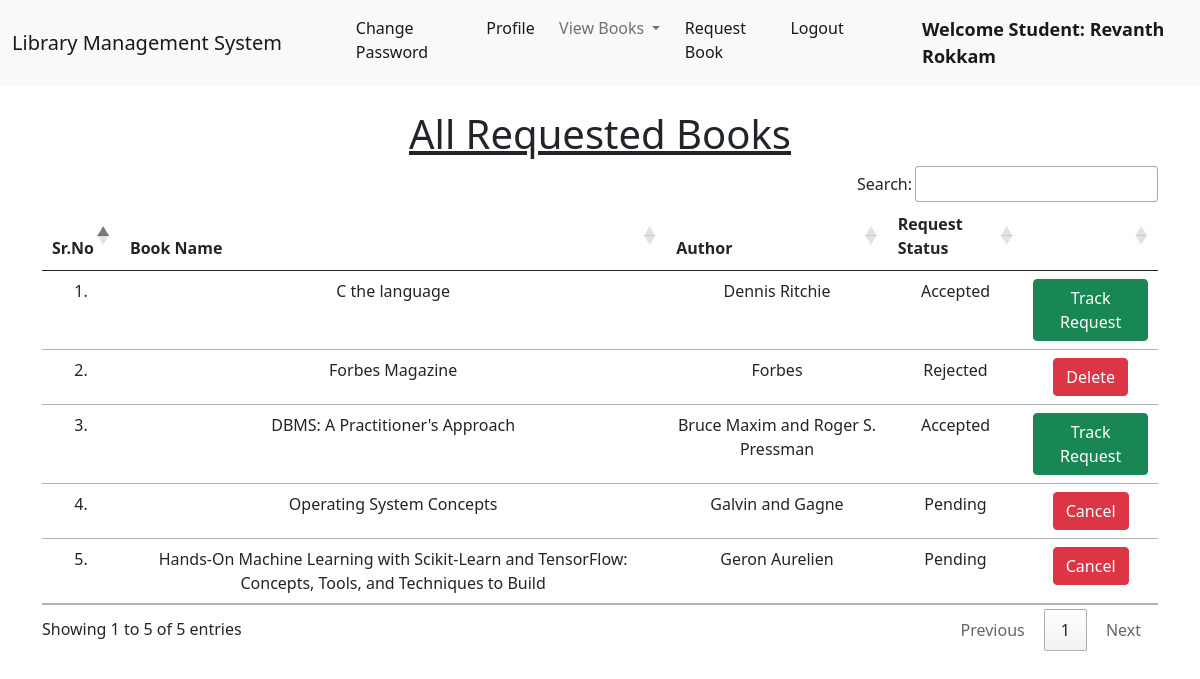
The page /student_requested_books/ (signed in) on the database its author committed.
### base/models.py (models this page shows)
class RequestBook(models.Model):
    student_id = models.CharField(max_length=100, blank=True)
    student_dept = models.CharField(max_length=100, blank=True)
    book_name = models.CharField(max_length=100, blank=True)
    author_name = models.CharField(max_length=100, blank=True)
    reason = models.CharField(max_length=600, blank=True)
    status = models.CharField(max_length=100, default="Pending")
    date_of_request = models.DateField(auto_now=True)

### base/views.py (the view)
# urls.py: path("student_requested_books/", views.student_requested_books, name="student_requested_books"),
@login_required(login_url = '/student_login')
def student_requested_books(request):
    student = Student.objects.filter(user_id=request.user.id).first()
    requestedBooks = RequestBook.objects.filter(student_id=student.id)
    li1 = []
    for i in requestedBooks:
        delete_button = False
        if i.status == "Rejected":
            delete_button = True
        t=(i.id,i.book_name, i.author_name, i.status, delete_button)
        li1.append(t)
    return render(request,'student_requested_books.html',{'li1':li1})

### base/templates/student_requested_books.html (shortened to what this page needs)
{% extends 'student_navbar.html' %}
{% load static %}
{% block body %}
<div class="container mt-4">
    <h1 class="text-center"><u>All Requested Books</u></h1>
    <table class="table table-hover" id="example">
        <thead>
            <tr class="text-center">
                <th>Sr.No</th>
                <th>Book Name</th>
                <th>Author</th>
                <th>Request Status</th>
                <th></th>
            </tr>
        </thead>
        <tbody>
            {% for i in li1 %}
            <tr class="text-center">
                <td>{{forloop.counter}}.</td>
                <td>{{i.1}}</td>
                <td>{{i.2}}</td>
                <td>{{i.3}}</td>
                <td>{% if i.3 == "Rejected" %}
                        <a href="/delete_request/{{i.0}}/" class="btn btn-danger" onclick="return confirm('Are you sure you want to delete this requested book details?')">Delete</a>
                    {% elif i.3 == "Accepted" %}
                        <a href="/student_track_request/{{i.0}}" class="btn btn-success">Track Request</a>
                    {% else %}
                        <a href="/cancel_request/{{i.0}}/" class="btn btn-danger" onclick="return confirm('Are you sure you want to cancel this book request?')">Cancel</a>
                    {% endif %}
                </td>
            </tr>
            {% endfor %}
        </tbody>
    </table>
    </div>
{% endblock %}

### base/templates/student_navbar.html (shortened to what this page needs)
<!doctype html>
<html lang="en">
  <head>
    <link href="https://cdn.jsdelivr.net/npm/bootstrap@5.1.0/dist/css/bootstrap.min.css" rel="stylesheet">
    <link rel="stylesheet" href="https://cdn.datatables.net/1.10.25/css/jquery.dataTables.min.css">
    <link rel="stylesheet" href="https://cdn.datatables.net/buttons/1.7.1/css/buttons.dataTables.min.css">
  </head>
  <body>
    <nav class="navbar navbar-expand-lg navbar-light bg-light sticky-top">
        <div class="container-fluid">
          <a class="navbar-brand" href="#">Library Management System</a>
          <div class="collapse navbar-collapse" id="navbarSupportedContent">
            <ul class="navbar-nav me-auto mb-2 mb-lg-0">
              <li class="nav-item">
                <a class="nav-link active" aria-current="page" href="/change_password/">Change Password</a>
              </li>
              <li class="nav-item">
                <a class="nav-link active" aria-current="page" href="/profile/">Profile</a>
              </li>
              <li class="nav-item dropdown">
                <a class="nav-link dropdown-toggle" href="#" id="navbarDropdown" role="button" data-bs-toggle="dropdown" aria-expanded="false">
                  View Books
                </a>
              </li>
              <li class="nav-item">
                <a class="nav-link active" aria-current="page" href="/request_book/">Request Book</a>
              </li>
              <li class="nav-item">
                <a class="nav-link active" aria-current="page" href="/logout/">Logout</a>
              </li>
              <li class="nav-item">
                <a style="font-weight:600; font-family:'Segoe UI', Tahoma, Geneva, Verdana, sans-serif; font-size: large;" class="nav-link active" href="#">Welcome Student: {{request.user}}</a>
              </li>
            </ul>
          </div>
        </div>
      </nav>
      {% block body %}
      {% endblock %}
  </body>
</html>

### rows shown on the page
RequestBook: book_name "C the language", author_name "Dennis Ritchie", status "Accepted"
RequestBook: book_name "Forbes Magazine", author_name "Forbes", status "Rejected"
RequestBook: book_name "DBMS: A Practitioner's Approach", author_name "Bruce Maxim and Roger S. Pressman", status "Accepted"
RequestBook: book_name "Operating System Concepts", author_name "Galvin and Gagne", status "Pending"
RequestBook: book_name "Hands-On Machine Learning with Scikit-Learn and TensorFlow: Concepts, Tools, and Techniques to Build", author_name "Geron Aurelien", status "Pending"

### other values the page prints
{{ request.user }} "Revanth Rokkam"
